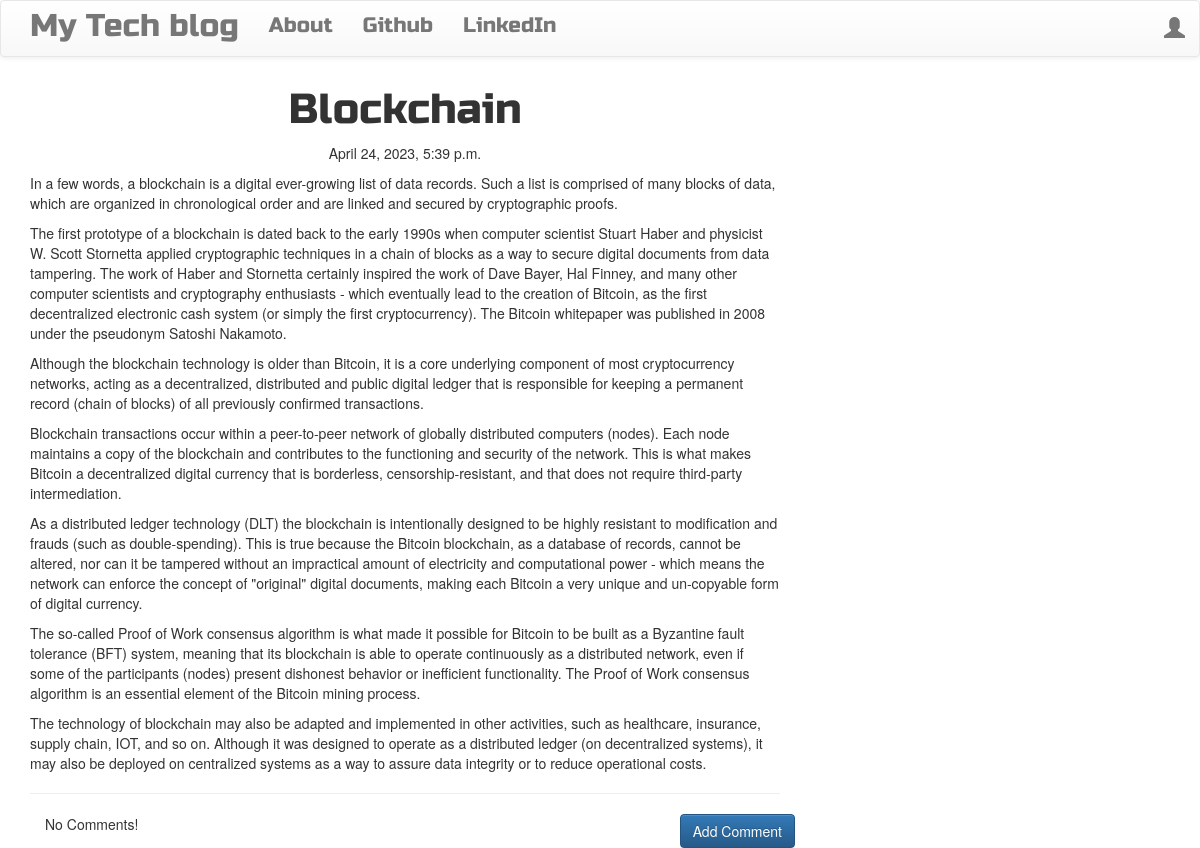
Page /post/7 on the committed database.
### blog/models.py (models this page shows, shortened)
class Post(models.Model):
    author = models.ForeignKey('auth.User',on_delete=models.CASCADE)
    title  = models.CharField(max_length=200)
    text = models.TextField()
    create_date = models.DateTimeField(default=timezone.now)
    published_date = models.DateTimeField(blank=True, null=True)

### blog/views.py (the view)
# urls.py: re_path(r'^post/(?P<pk>\d+)$', views.PostDetailView.as_view(),name='post_detail'),
class PostDetailView(DetailView):
    model = Post

### blog/templates/blog/post_detail.html (shortened to what this page needs)
{% extends "blog/base.html" %}
{% block content %}
<h1 class="posttitle loader">{{post.title}}</h1>
{% if post.published_date %}
    <div class="date postdate">
        {{ post.published_date }}
    </div>
{% else %}
    <a class="btn btn-default" href="{% url 'post_publish' pk=post.pk %}">Publish</a>
{% endif %}
<p class="postcontent">{{ post.text|safe|linebreaksbr }}</p>
<hr>
<a class="btn btn-primary btn-comment" href="{% url 'add_comment_to_post' pk=post.pk %}"> Add Comment</a>
<div class="container">
    {% for comment in post.comments.all %}
    <br>
    {% if user.is_authenticated or comment.approved_comment %}
        {{comment.create_date}}
            {% if not comment.approved_comment %}
                <a class="btn btn-primary" href="{% url 'comment_remove' pk=comment.pk%}">
                    <span class="glyphicon glyphicon-remove"> </span>
                </a>
                <a class="btn btn-primary" href="{% url 'comment_approve' pk=comment.pk%}">
                    <span class="glyphicon glyphicon-ok"> </span>
                </a>
            {% endif %}
            <p>{{comment.text|safe|linebreaks}}</p>
            <p>Posted By: {{ comment.author }}</p>
        {% endif %}
        {% empty %}
        <p>No Comments!</p>
    {% endfor %}
</div>
{% endblock %}

### blog/static/css/blog.css (style rules this page uses)
.postdate { text-align: center; }
.posttitle { font-family: 'Russo One', sans-serif; font-size: 3em; text-align: center; }
.postcontent { font-family: 'Montserrat'; font-size: 1.5em; }
.btn-comment { position: absolute; right: 0px; }
.loader { filter:hue-rotate(0deg); color: linear-gradient(45deg,#0f8,#08f); animation:hue 5000ms infinite linear; }

### rows in the picture
Post: title "Blockchain", published_date "April 24, 2023, 5:39 p.m.", text "In a few words, a blockchain is a digital ever-growing list of data records. Such a list is comprised of many blocks of data, which are organized in chronological order and are linked and secured by cryptographic proofs. The first prototype of a blockchain is dated back to the early 1990s when computer scientist Stuart Haber and physicist W. Scott Stornetta applied cryptographic techniques in a chain of blocks as a way to secure digital documents from data tampering. The work of Haber and Stornetta certainly inspired the work of Dave Bayer, Hal Finney, and many other computer scientists and cryptography enthusiasts - which eventually lead to the creation of Bitcoin, as the first…"
